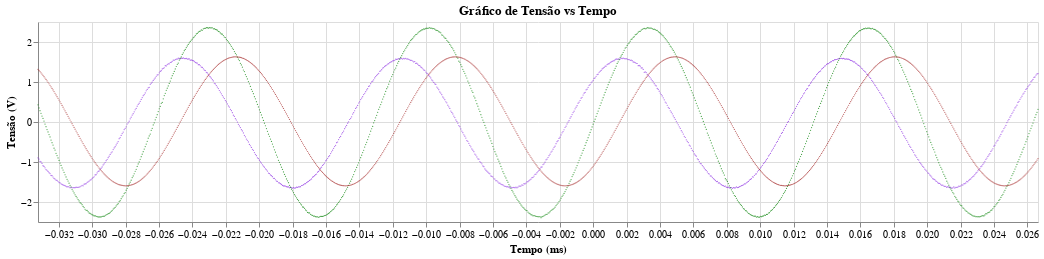
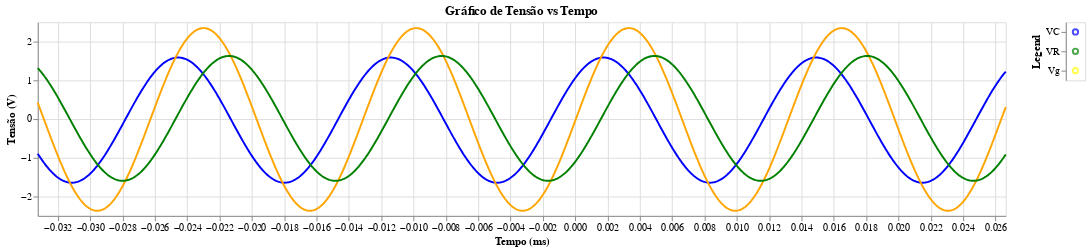

Source (notebook cell) for these figures, in order:
### Code cell
path = "datas/RL20.csv"
path_s = "results/RL/RL 76012/z RL - 76012.txt"
path_graph = "results/RL/RL 76012/graph.png"
path_regres = "results/RL/RL 76012/regres.png"
arg_1 = [2,400,3,0]
arg_2 = [2,400,3,0]
arg_vr = [2,400,3,0]
aj.save_datas(path,path_s,path_graph,path_regres,arg_1,arg_2,argvr=arg_vr)

### Figure 1 — Vega-Lite specification as saved in the notebook (floating-point values rounded to 4 significant figures; data arrays with more than 128 entries replaced by an {"elided": "..."} marker saying what was removed)
{"config": {"view": {"continuousWidth": 300, "continuousHeight": 300}}, "layer": [{"data": {"name": "data-689b863184474febf49b64ae38aa592b"}, "mark": {"type": "circle", "color": "blueviolet", "size": 1.5}, "encoding": {"x": {"field": "Time(s)", "scale": {"domain": [-0.03324, 0.02664]}, "title": "Tempo (ms)", "type": "quantitative"}, "y": {"field": "CH2V", "title": "Tensão (V)", "type": "quantitative"}}, "title": "Gráfico de Tensão vs Tempo"}, {"data": {"name": "data-689b863184474febf49b64ae38aa592b"}, "mark": {"type": "circle", "color": "green", "size": 1.5}, "encoding": {"x": {"field": "Time(s)", "scale": {"domain": [-0.03324, 0.02664]}, "title": "Tempo (ms)", "type": "quantitative"}, "y": {"field": "CH1V", "title": "Tensão (V)", "type": "quantitative"}}, "title": "Gráfico de Tensão vs Tempo"}, {"data": {"name": "data-d7595b37bfc0037106998005aa672298"}, "mark": {"type": "circle", "color": "brown", "size": 1.5}, "encoding": {"x": {"field": "Time(s)", "scale": {"domain": [-0.03324, 0.02664]}, "title": "Tempo (ms)", "type": "quantitative"}, "y": {"field": "U", "title": "Tensão (V)", "type": "quantitative"}}, "title": "Gráfico de Tensão vs Tempo"}], "height": 200, "width": 1000, "$schema": "https://vega.github.io/schema/vega-lite/v5.20.1.json", "datasets": {"data-689b863184474febf49b64ae38aa592b": {"elided": "999 records"}, "data-d7595b37bfc0037106998005aa672298": {"elided": "999 records"}}}

### Figure 2 — Vega-Lite specification as saved in the notebook (floating-point values rounded to 4 significant figures; data arrays with more than 128 entries replaced by an {"elided": "..."} marker saying what was removed)
{"config": {"view": {"continuousWidth": 300, "continuousHeight": 300}}, "hconcat": [{"layer": [{"data": {"name": "data-e29fc3d3a14fd5629897ce765a82e60e"}, "mark": {"type": "line", "color": "blue"}, "encoding": {"x": {"field": "Time(s)", "scale": {"domain": [-0.03324, 0.02664]}, "title": "Tempo (ms)", "type": "quantitative"}, "y": {"field": "CH2V", "title": "Tensão (V)", "type": "quantitative"}}, "title": "Gráfico de Tensão vs Tempo"}, {"data": {"name": "data-454915d11012f74ad154df5d0a0e8088"}, "mark": {"type": "line", "color": "orange"}, "encoding": {"x": {"field": "Time(s)", "scale": {"domain": [-0.03324, 0.02664]}, "title": "Tempo (ms)", "type": "quantitative"}, "y": {"field": "CH1V", "title": "Tensão (V)", "type": "quantitative"}}, "title": "Gráfico de Tensão vs Tempo"}, {"data": {"name": "data-05a889f071232bd5fa20114e7d65199f"}, "mark": {"type": "line", "color": "green"}, "encoding": {"x": {"field": "Time(s)", "scale": {"domain": [-0.03324, 0.02664]}, "title": "Tempo (ms)", "type": "quantitative"}, "y": {"field": "U", "title": "Tensão (V)", "type": "quantitative"}}, "title": "Gráfico de Tensão vs Tempo"}], "height": 200, "width": 1000}, {"data": {"name": "data-86a6f344ed55ecf08446f85bdc2cb8b7"}, "mark": {"type": "point"}, "encoding": {"color": {"field": "Color", "scale": null, "type": "nominal"}, "y": {"axis": {"title": "Legend"}, "field": "Category", "type": "nominal"}}}], "$schema": "https://vega.github.io/schema/vega-lite/v5.20.1.json", "datasets": {"data-e29fc3d3a14fd5629897ce765a82e60e": {"elided": "1000 records"}, "data-454915d11012f74ad154df5d0a0e8088": {"elided": "1000 records"}, "data-05a889f071232bd5fa20114e7d65199f": {"elided": "1000 records"}, "data-86a6f344ed55ecf08446f85bdc2cb8b7": [{"Category": "VC", "Color": "blue"}, {"Category": "Vg", "Color": "yellow"}, {"Category": "VR", "Color": "green"}]}}
